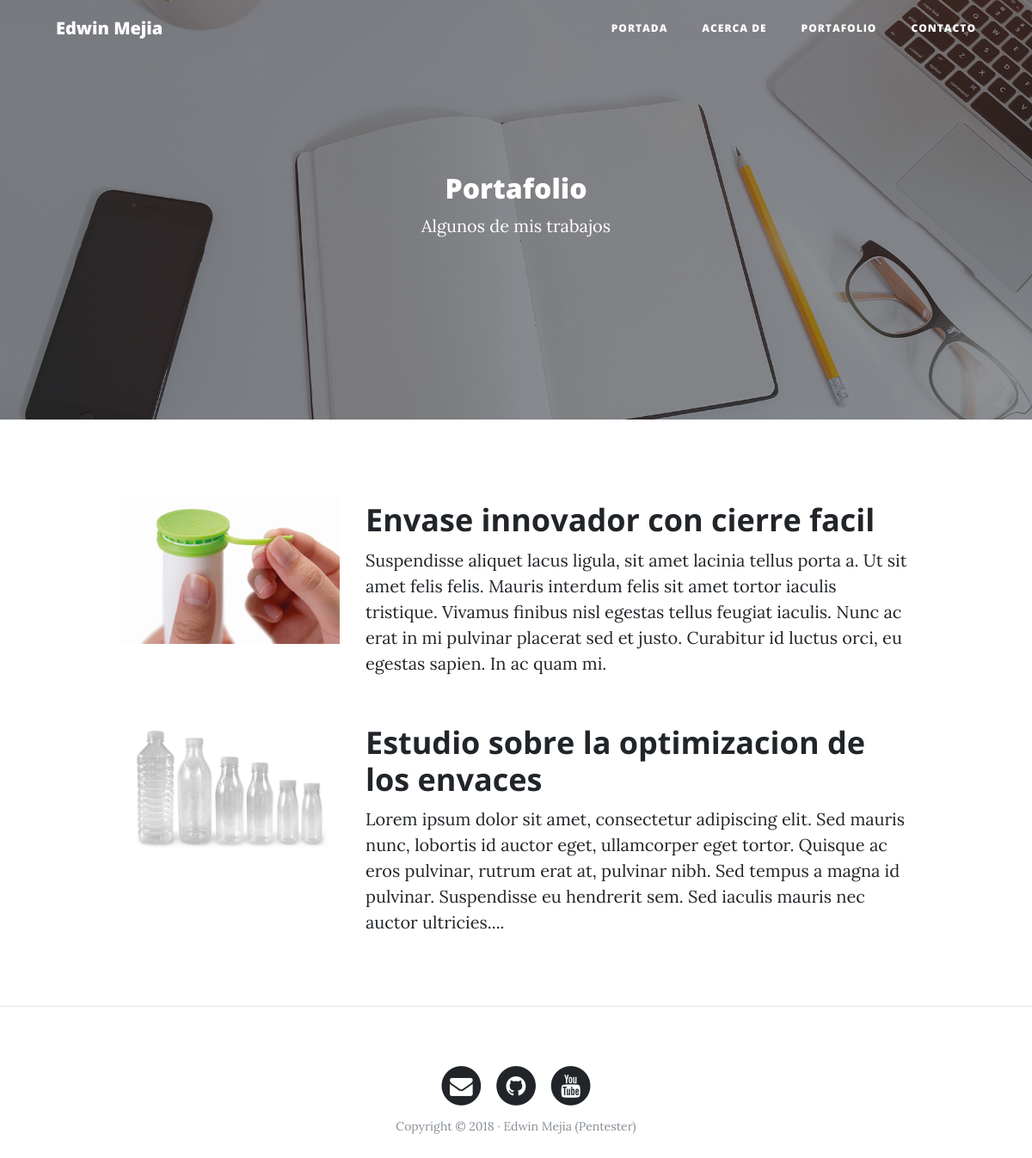
The page /portfolio/ on the database its author committed.
### portfolio/models.py (models this page shows, shortened)
class Proyect(models.Model):
    title = models.CharField(max_length=200, verbose_name='Titulo')
    description = models.TextField(verbose_name='Descripcion')
    image = models.ImageField(verbose_name='Imagen', upload_to='projects')
    created = models.DateTimeField(auto_now_add=True,
                                   verbose_name='Fecha de creacion')
    update = models.DateTimeField(auto_now=True, verbose_name='Actualizacion')
    class Meta:
        verbose_name = "Proyecto"
        verbose_name_plural = "Proyectos"
        ordering = ["-created"]

### portfolio/views.py (the view)
# urls.py: path('portfolio/', portfolio_views.portfolio, name="portfolio"),
def portfolio(request):
    projects = Proyect.objects.all()
    return render(request, "portfolio/portfolio.html", {'projects': projects})

### portfolio/templates/portfolio/portfolio.html (shortened to what this page needs)
{% extends 'core/base.html' %}
{% block background %}{% load static %}{% static 'core/img/portfolio-bg.jpg' %}{% endblock %}
{% block headers %}
<h2>Portafolio</h2>
<p>Algunos de mis trabajos</p>
{% endblock %}
{% block content %}
    {% for project in projects %}
        <div class="row project">
            <div class="col-lg-3 col-md-4 offset-lg-1">
                <img class="img-fluid" src="{{project.image.url}}" alt="">
            </div>
            <div class="col-lg-7 col-md-8">
                <h2 class="section-heading title">{{project.title}}</h2>
                <p>{{project.description}}</p>
            </div>
        </div>
    {% endfor %}
{% endblock %}

### core/templates/core/base.html (shortened to what this page needs)
<!DOCTYPE html>
<html lang="es">
<head>
    {% load static %}
    <link href="{% static 'core/vendor/bootstrap/css/bootstrap.min.css' %}" rel="stylesheet">
    <link href="{% static 'core/vendor/font-awesome/css/font-awesome.min.css' %}" rel="stylesheet" type="text/css">
    <link href="{% static 'core/css/clean-blog.min.css' %}" rel="stylesheet">
</head>
<body>
    <nav class="navbar navbar-expand-lg navbar-light fixed-top" id="mainNav">
        <div class="container">
            <a class="navbar-brand" href="{% url 'Home'%}">Edwin Mejia</a>
            <div class="collapse navbar-collapse" id="navbarResponsive">
                <ul class="navbar-nav ml-auto">
                    <li class="nav-item">
                        <a class="nav-link" href="{% url 'Home'%}">Portada</a>
                    </li>
                    <li class="nav-item">
                        <a class="nav-link" href="{% url 'about'%}">Acerca de</a>
                    </li>
                    <li class="nav-item">
                        <a class="nav-link" href="{% url 'portfolio' %}">Portafolio</a>
                    </li>
                    <li class="nav-item">
                        <a class="nav-link" href="{% url 'contact' %}">Contacto</a>
                    </li>
                </ul>
            </div>
        </div>
    </nav>
    <header class="masthead" style="background-image: url('{% block background %} {% endblock %}')">
        <div class="overlay"></div>
        <div class="container">
            <div class="row">
                <div class="col-lg-8 col-md-10 mx-auto">
                    <div class="site-heading">
                        {% block headers %}{% endblock %}
                    </div>
                </div>
            </div>
        </div>
    </header>
    <div class="container">
        {% block content %}{% endblock %}
    </div>
    {% if request.path != "/" %}
    <hr>{% endif %}
    <footer>
        <div class="container">
            <div class="row">
                <div class="col-lg-8 col-md-10 mx-auto">
                    <ul class="list-inline text-center">
                        <li class="list-inline-item">
                            <a href="#">
                                <span class="fa-stack fa-lg">
                                    <i class="fa fa-circle fa-stack-2x"></i>
                                    <i class="fa fa-envelope fa-stack-1x fa-inverse"></i>
                                </span>
                            </a>
                        </li>
                        <li class="list-inline-item">
                            <a href="#">
                                <span class="fa-stack fa-lg">
                                    <i class="fa fa-circle fa-stack-2x"></i>
                                    <i class="fa fa-github fa-stack-1x fa-inverse"></i>
                                </span>
                            </a>
                        </li>
                        <li class="list-inline-item">
                            <a href="#">
                                <span class="fa-stack fa-lg">
                                    <i class="fa fa-circle fa-stack-2x"></i>
                                    <i class="fa fa-youtube fa-stack-1x fa-inverse"></i>
                                </span>
                            </a>
                        </li>
                    </ul>
                    <p class="copyright text-muted">Copyright &copy; 2018 · Edwin Mejia (Pentester) </p>
                </div>
            </div>
        </div>
    </footer>
</body>
</html>

### rows shown on the page
Proyect: image (picture), title "Envase innovador con cierre facil", description "Suspendisse aliquet lacus ligula, sit amet lacinia tellus porta a. Ut sit amet felis felis. Mauris interdum felis sit amet tortor iaculis tristique. Vivamus finibus nisl egestas tellus feugiat iaculis. Nunc ac erat in mi pulvinar placerat sed et justo. Curabitur id luctus orci, eu egestas sapien. In ac quam mi."
Proyect: image (picture), title "Estudio sobre la optimizacion de los envaces", description "Lorem ipsum dolor sit amet, consectetur adipiscing elit. Sed mauris nunc, lobortis id auctor eget, ullamcorper eget tortor. Quisque ac eros pulvinar, rutrum erat at, pulvinar nibh. Sed tempus a magna id pulvinar. Suspendisse eu hendrerit sem. Sed iaculis mauris nec auctor ultricies...."
